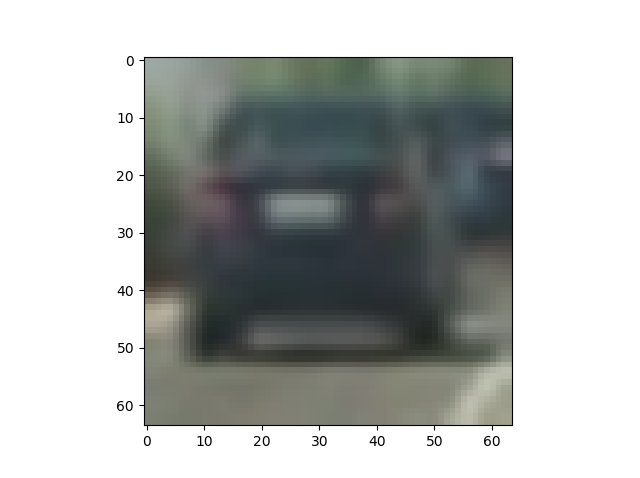
#> input picture output_images/car.png, 640 x 478 px
$ jupyter execute --allow-errors vehicle_detection.ipynb   (shell and % lines are left out)
#> lines starting #> are read from the running program, lines starting #| are printed output that depends on the picture
**Vehicle Detection Project**

The goals / steps of this project are the following:

* Perform a Histogram of Oriented Gradients (HOG) feature extraction on a labeled training set of images and train a classifier Linear SVM classifier
* Optionally, you can also apply a color transform and append binned color features, as well as histograms of color, to your HOG feature vector.
* Note: for those first two steps don't forget to normalize your features and randomize a selection for training and testing.
* Implement a sliding-window technique and use your trained classifier to search for vehicles in images.
* Run your pipeline on a video stream (start with the test_video.mp4 and later implement on full project_video.mp4) and create a heat map of recurring detections frame by frame to reject outliers and follow detected vehicles.
* Estimate a bounding box for vehicles detected.

** HOG feature extraction and values **

Read the images for cars and not cars (see code: vechile_tracking.py, line: 38-47). Then extract the hog features for all the car and notcar images and generate the feature vectors respectively. I used the below parameter for the HOG features:
color_space = 'YCrCb'
orientation = 9
pix_per_cell = 8
hog_channel = 'ALL'
spatial_size = (32, 32)
hist_bins = 16

I tried several HOG options including color_space and above are the ones that gave the best results. Below shown are images with hog features for car and noncar images

Code for feature_extraction (see code: vechile_tracking.py, line: 49-61, lesson_functions.py, line: 49-97)

[cell 1]
import numpy as np
import matplotlib.pyplot as plt
import matplotlib.image as mpimg
from PIL import Image
import cv2

plt.figure(figsize=(40, 40))
plt.subplot(1, 2, 1)
plt.title("Car Image")
image = Image.open("output_images/car.png")
#> image is the input picture: PIL image 640x478 RGBA; mean R, G, B, A 178.8, 181.7, 179.8, 255
plt.imshow(image)

plt.subplot(1, 2, 2)
plt.title("Hog Car Image")
image = Image.open("output_images/car_hog.png")
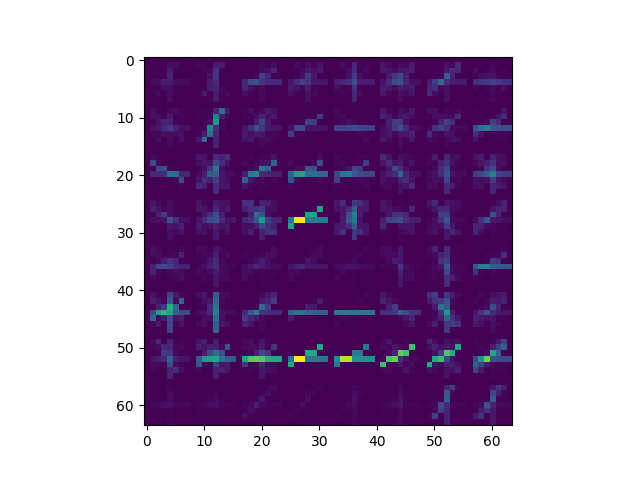
#> input picture output_images/car_hog.png, 640 x 478 px
#> image is the input picture: PIL image 640x478 RGBA; mean R, G, B, A 170.7, 147, 181.7, 255
plt.imshow(image)
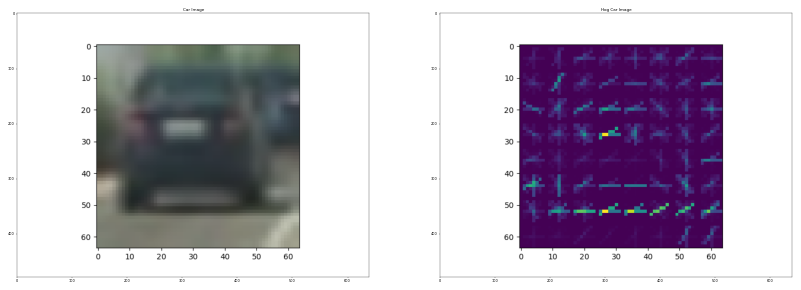
#> figure drawn by matplotlib, 2 panels

[cell 2]
plt.figure(figsize=(40, 40))
plt.subplot(1, 2, 1)
plt.title("Notcar Image")
image = Image.open("output_images/notcar.png")
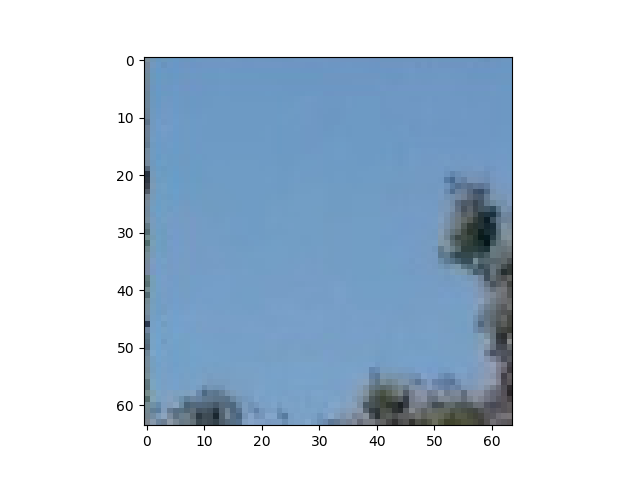
#> input picture output_images/notcar.png, 640 x 478 px
#> image is the input picture: PIL image 640x478 RGBA; mean R, G, B, A 189.7, 206.1, 221.9, 255
plt.imshow(image)

plt.subplot(1, 2, 2)
plt.title("Hog Notcar Image")
image = Image.open("output_images/notcar_hog.png")
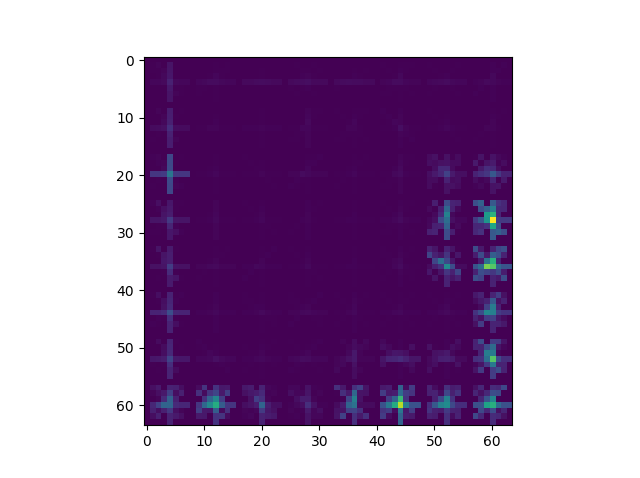
#> input picture output_images/notcar_hog.png, 640 x 478 px
#> image is the input picture: PIL image 640x478 RGBA; mean R, G, B, A 170.7, 144.4, 180.1, 255
plt.imshow(image)

** SVM Training and Classification **

First normalize the computed features using Standard Scalar. Split the data into training and test set in the ratio of 0.8, 0.2 respectively. Used the SVM Linear classifer to train the model and testing accuracy of the model was close to ~98.9%. The lines of code for this part is in vechile_tracking.py, lines: 85-107

** Sliding Window Search **

Used sliding window method to detect and track the cars on the road. I used three different size windows to serach for cars of different sizes, namely 64x64, 96x96, 128x128. Also I restricted to serach location to slightly lesser than half the image size (i.e. y axis) and then restricted on the x-axis to the only one direction of lanes. I used an overlap of 0.8 after several trials and this worked the best within resonable amount of time.

Code for this is vechile_tracking.py, line: 155-179, lesson_functions.py, line: 103-142

** Pipeline for car detection **

The pipeline for car detection is described in the function 'process_image' (code: vechile_tracking.py, Lines: 112-139). Serach through the images and find the hot windows for different window sizes. Add these hot windows to the heat map, apply a threshold to idnetify the cars, apply label and draw the bounding boxes across this. Images are shown below the ouput of each stage

[cell 3]
plt.figure(figsize=(40, 40))
plt.subplot(1, 2, 1)
plt.title("Original Image")
image = Image.open("test_images/test4.jpg")
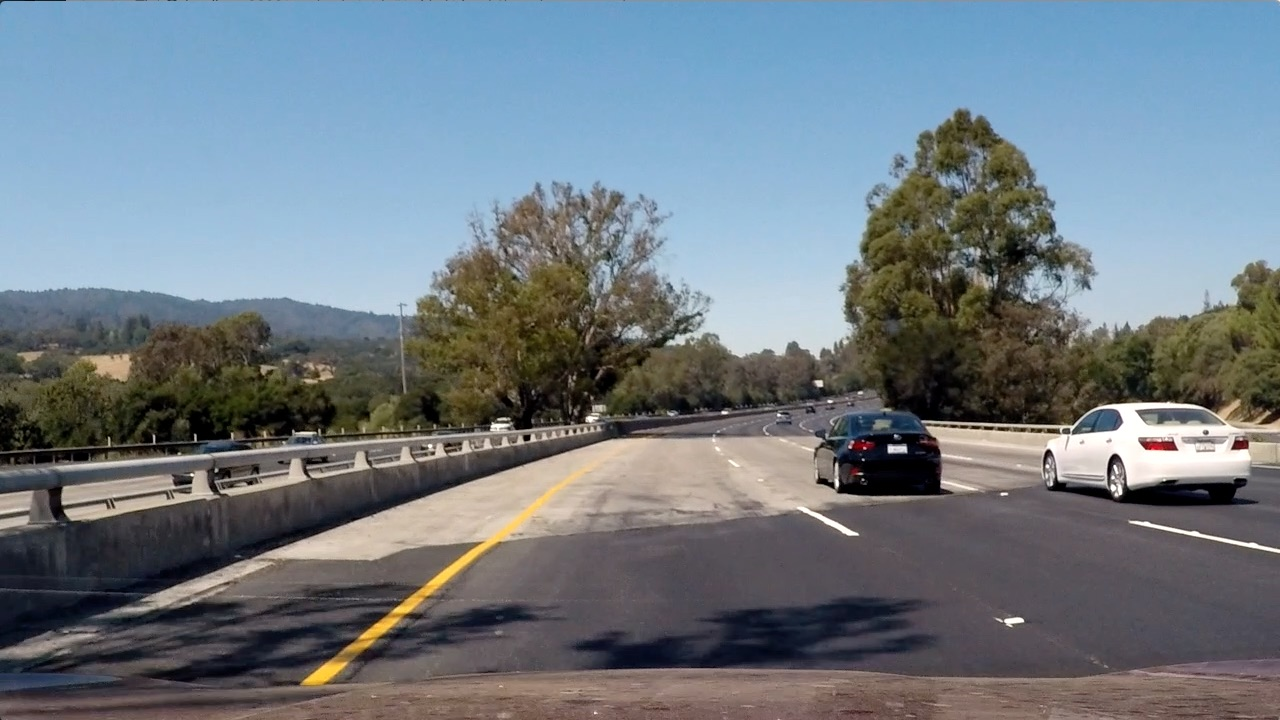
#> input picture test_images/test4.jpg, 1280 x 720 px
#> image is the input picture: PIL image 1280x720 RGB; mean R, G, B 112.2, 122.7, 130.9
plt.imshow(image)

plt.subplot(1, 2, 2)
plt.title("Search Windows")
image = Image.open("output_images/test4_windows.png")
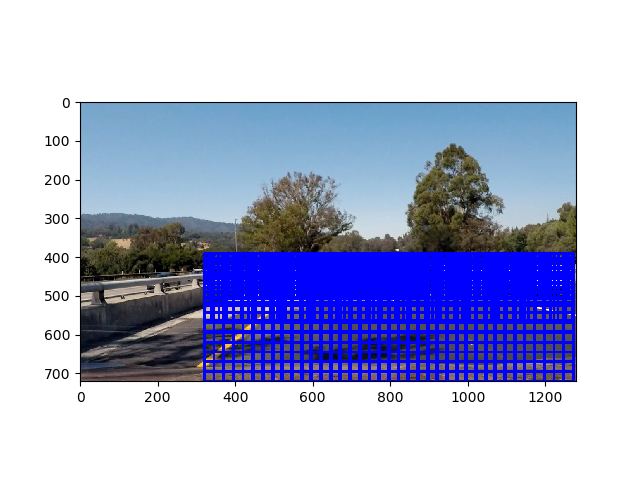
#> input picture output_images/test4_windows.png, 640 x 478 px
#> image is the input picture: PIL image 640x478 RGBA; mean R, G, B, A 174.9, 180.7, 215.5, 255
plt.imshow(image)
